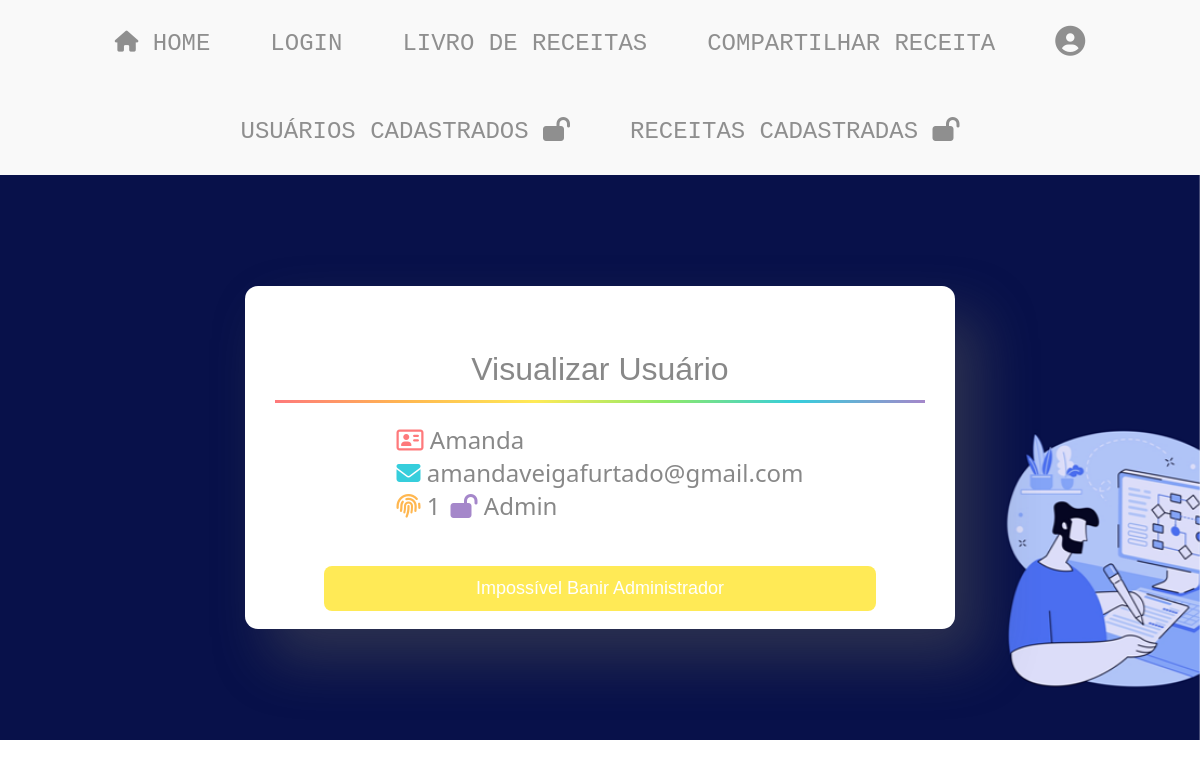
/usuario/registro_usuario.php?id_usuario=1, run on the app's committed database.
### tables this page shows
CREATE TABLE IF NOT EXISTS `usuario` (
  `id_usuario` int NOT NULL AUTO_INCREMENT,
  `nome_usuario` varchar(220) NOT NULL,
  `email_usuario` varchar(220) NOT NULL,
  `senha_usuario` varchar(220) NOT NULL,
  `imagem_usuario` varchar(220) NOT NULL DEFAULT '../css/img/usuario/no_image.png',
  `statusAdministrador_usuario` char(1) NOT NULL DEFAULT 'c',
  PRIMARY KEY (`id_usuario`),
  UNIQUE KEY `unique_nome_usuario` (`nome_usuario`),
  UNIQUE KEY `unique_email_usuario` (`email_usuario`)
);

### usuario/registro_usuario.php (the view, shortened to what this page needs)
<?php
    include_once '../conexao.php';
    include '../css/css.php';
    include_once '../menu.php';
    include_once '../menu_admin.php';
    $id_usuario = filter_input(INPUT_GET, "id_usuario", FILTER_SANITIZE_NUMBER_INT);
?>
<!DOCTYPE html>
<html>
    <head>
    </head>
    <body>
        <div class="container_background_image_small">
            <div class="container_whitecard_small">
                <div class="form-title-big">
                    <button>Visualizar Usuário</button>
                    <div class="toggle-line-big"></div>
                </div>
                <?php
                    $query_usuario = "SELECT id_usuario, nome_usuario, email_usuario, imagem_usuario, statusAdministrador_usuario
                    FROM usuario
                    WHERE id_usuario = :id_usuario
                    LIMIT 1";
                    $result_usuario = $conn->prepare($query_usuario);
                    $result_usuario->bindParam(':id_usuario', $id_usuario, PDO::PARAM_INT);
                    $result_usuario->execute();
                    if (($result_usuario) && ($result_usuario->rowCount() != 0)) {
                        $row_usuario = $result_usuario->fetch(PDO::FETCH_ASSOC);
                        extract($row_usuario);
                ?>
                <div class="projcard-subtitle-2">
                    <?php
                        echo '<i class="fa-regular fa-address-card" style="color: #fe797b;"></i> ' . htmlspecialchars($nome_usuario) .
                        '<br><i class="fa-solid fa-envelope" style="color: #36cedc;"></i> ' . htmlspecialchars($email_usuario) .
                        '<br>';
                        echo '<i class="fa-solid fa-fingerprint" style="color: #ffb750;"></i> ' . htmlspecialchars($id_usuario) . '<span style="margin-right: 10px;"></span>';
                        if ($statusAdministrador_usuario == 'a') {
                            echo '<i class="fa-solid fa-lock-open" style="color: #a587ca;"></i> Admin';
                        } elseif ($statusAdministrador_usuario == 'b') {
                            echo '<i class="fa-solid fa-lock"></i> Banido';
                        } elseif ($statusAdministrador_usuario == 'c') {
                            echo '<i class="fa-solid fa-unlock" style="color: #a587ca;"></i> Comum';
                        } else {
                            echo 'Status Desconhecido';
                        }
                    ?>
                </div>
                <form method="POST" action="">
    <br><br>
    <button class="button-yellow"  style="width: 46vw;"
        <?php echo ($statusAdministrador_usuario == 'a') ? 'disabled' : ''; ?>>
        <?php
            if ($statusAdministrador_usuario == 'b') {
                echo "Desbanir Usuário";
            } elseif ($statusAdministrador_usuario == 'a') {
                echo "Impossível Banir Administrador";
            } else {
                echo "Banir Usuário";
            }
        ?>
    </button>
</form>
                <?php
                    } else {
                        $_SESSION['msg'] = "<p style='color: #f00;'>Erro: Usuário não encontrado!</p>";
                        header("Location: listagem_cadastros.php");
                        exit();
                    }
                ?>
            </div>
        </div>
    </body>
</html>

### css/css.php (style rules this page uses)
.container_background_image_small { width: 100vw; height: 70.6vh; display: flex; justify-content: center; align-items: center; background: url('../css/img/fundo/fundo.png')no-repeat center center; background-size: cover; background-position: center; background-attachment: fixed; }
.container_whitecard_small { font-family: 'Segoe UI', Tahoma, Geneva, Verdana, sans-serif; position: relative; background: white; padding: 30px; border-radius: 12px; width: 710px; height: 343px; display: flex; flex-direction: column; align-items: center; box-shadow: 25px 30px 55px #5557; border-radius: 13px; overflow: hidden; margin-top: 8.45vh; margin-bottom: 8.45vh; }
.form-title-big { display: flex; justify-content: space-between; margin-bottom: 25px; margin-top: 25px; width: 100%; position: relative; }
.form-toggle button, .form-title-big button { background: none; border: none; font-size: 22px; cursor: pointer; padding: 10px 20px; color: #888; transition: color 0.3s; flex-grow: 1; text-align: center; }
.form-title-big button { font-size: 32px; }
.toggle-line-big { position: absolute; bottom: -5px; left: 100%; width: 100%; height: 3px; background: linear-gradient(90deg, var(--vermelho-primario), var(--laranja-primario), var(--amarelo-primario), var(--verde-primario), var(--azul-primario), var(--roxo-primario)); transition: transform 0.3s; transform: translateX(-100%); }
* { padding: 0; margin: 0; box-sizing: border-box; }
body { font-family: 'Segoe UI', Tahoma, Geneva, Verdana, sans-serif; }
:root { --vermelho-primario: #fe797b; --vermelho-secundario: #FC445D; --laranja-primario: #ffb750; --laranja-secundario: #f39c12; --amarelo-primario: #ffea56; --amarelo-secundario: #f1c40f; --verde-primario: #8fe968; --verde-secundario: #7BDB47; --azul-primario: #36cedc; --azul-secundario: #30B5C2; --roxo-primario: #a587ca; --roxo-secundario: #8c6db6; --cinza-primario: #f9f9f9; --cinza-secundario: #8f8f8f; }
.button-yellow { background-color: var(--amarelo-primario); padding: 12px; border: none; border-radius: 8px; color: white; font-size: 18px; cursor: pointer; transition: background-color 0.3s; width: 100%; justify-content: center; align-items: center; text-align: center; }
.projcard-subtitle-2 { color: #888; font-size: x-large; font-size: 24px; }

### data on the page
usuario: nome_usuario "Amanda", email_usuario "amandaveigafurtado@gmail.com", id_usuario "1"
